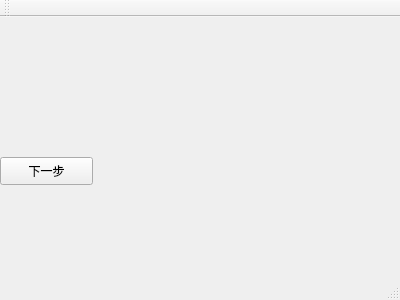
<?xml version="1.0" encoding="UTF-8"?>
<ui version="4.0">
 <class>MainWindow</class>
 <widget class="QMainWindow" name="MainWindow">
  <property name="geometry">
   <rect>
    <x>0</x>
    <y>0</y>
    <width>400</width>
    <height>300</height>
   </rect>
  </property>
  <property name="windowTitle">
   <string>MainWindow</string>
  </property>
  <widget class="QWidget" name="centralWidget">
   <widget class="QWidget" name="verticalLayoutWidget">
    <property name="geometry">
     <rect>
      <x>0</x>
      <y>0</y>
      <width>160</width>
      <height>80</height>
     </rect>
    </property>
    <layout class="QVBoxLayout" name="verticalLayout"/>
   </widget>
   <widget class="QPushButton" name="pushButton">
    <property name="geometry">
     <rect>
      <x>0</x>
      <y>140</y>
      <width>93</width>
      <height>28</height>
     </rect>
    </property>
    <property name="text">
     <string>下一步</string>
    </property>
   </widget>
  </widget>
  <widget class="QMenuBar" name="menuBar">
   <property name="geometry">
    <rect>
     <x>0</x>
     <y>0</y>
     <width>400</width>
     <height>26</height>
    </rect>
   </property>
  </widget>
  <widget class="QToolBar" name="mainToolBar">
   <attribute name="toolBarArea">
    <enum>TopToolBarArea</enum>
   </attribute>
   <attribute name="toolBarBreak">
    <bool>false</bool>
   </attribute>
  </widget>
  <widget class="QStatusBar" name="statusBar"/>
 </widget>
 <layoutdefault spacing="6" margin="11"/>
 <resources/>
 <connections/>
</ui>
